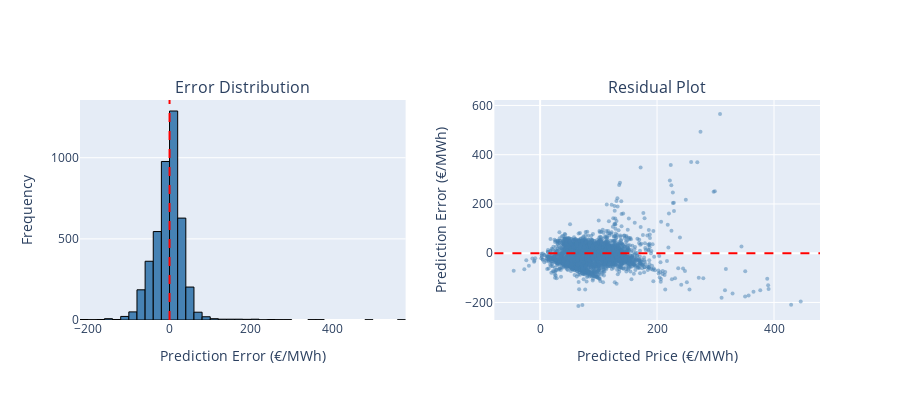

The code cell stored with this chart in its notebook:
### Code cell
# Error distribution and residual plot
errors = y_test.values - y_test_pred

fig = make_subplots(
    rows=1, cols=2,
    subplot_titles=('Error Distribution', 'Residual Plot'),
    horizontal_spacing=0.12
)

# Histogram of errors
fig.add_trace(
    go.Histogram(x=errors, nbinsx=50, name='Errors',
                 marker=dict(color='steelblue', line=dict(color='black', width=1))),
    row=1, col=1
)

# Add vertical line at 0
fig.add_vline(x=0, line_dash="dash", line_color="red", line_width=2, row=1, col=1)

# Residual scatter plot
fig.add_trace(
    go.Scatter(x=y_test_pred, y=errors, mode='markers',
               marker=dict(color='steelblue', size=4, opacity=0.5),
               name='Residuals', showlegend=False),
    row=1, col=2
)

# Add horizontal line at 0
fig.add_hline(y=0, line_dash="dash", line_color="red", line_width=2, row=1, col=2)

# Update axes
fig.update_xaxes(title_text="Prediction Error (€/MWh)", row=1, col=1)
fig.update_yaxes(title_text="Frequency", row=1, col=1)
fig.update_xaxes(title_text="Predicted Price (€/MWh)", row=1, col=2)
fig.update_yaxes(title_text="Prediction Error (€/MWh)", row=1, col=2)

fig.update_layout(height=400, showlegend=False)
fig.show()

### Figure 1 — Plotly figure (JSON) as saved in the notebook; plotly's stock layout.template omitted (floating-point values rounded to 4 significant figures; data arrays with more than 128 entries replaced by an {"elided": "..."} marker saying what was removed)
{"data": [{"marker": {"color": "steelblue", "line": {"color": "black", "width": 1}}, "name": "Errors", "nbinsx": 50, "type": "histogram", "x": {"elided": "4394 float values"}, "xaxis": "x", "yaxis": "y"}, {"marker": {"color": "steelblue", "opacity": 0.5, "size": 4}, "mode": "markers", "name": "Residuals", "showlegend": false, "type": "scatter", "x": {"elided": "4394 float values"}, "xaxis": "x2", "y": {"elided": "4394 float values"}, "yaxis": "y2"}], "layout": {"annotations": [{"font": {"size": 16}, "showarrow": false, "text": "Error Distribution", "x": 0.22, "xanchor": "center", "xref": "paper", "y": 1, "yanchor": "bottom", "yref": "paper"}, {"font": {"size": 16}, "showarrow": false, "text": "Residual Plot", "x": 0.78, "xanchor": "center", "xref": "paper", "y": 1, "yanchor": "bottom", "yref": "paper"}], "height": 400, "shapes": [{"line": {"color": "red", "dash": "dash", "width": 2}, "type": "line", "x0": 0, "x1": 0, "xref": "x", "y0": 0, "y1": 1, "yref": "y domain"}, {"line": {"color": "red", "dash": "dash", "width": 2}, "type": "line", "x0": 0, "x1": 1, "xref": "x2 domain", "y0": 0, "y1": 0, "yref": "y2"}], "showlegend": false, "xaxis": {"anchor": "y", "domain": [0, 0.44], "title": {"text": "Prediction Error (€/MWh)"}}, "xaxis2": {"anchor": "y2", "domain": [0.56, 1], "title": {"text": "Predicted Price (€/MWh)"}}, "yaxis": {"anchor": "x", "domain": [0, 1], "title": {"text": "Frequency"}}, "yaxis2": {"anchor": "x2", "domain": [0, 1], "title": {"text": "Prediction Error (€/MWh)"}}}}
